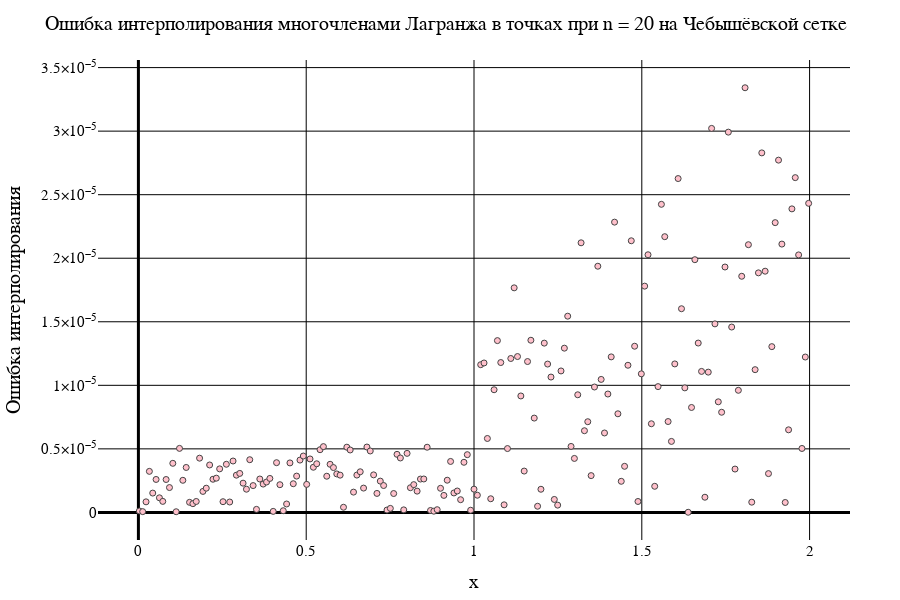

Notebook cell for this chart:
### Code cell
data2[2]

### Figure 1 — Plotly figure (JSON) as saved in the notebook; plotly's stock layout.template omitted (floating-point values rounded to 4 significant figures; data arrays with more than 128 entries replaced by an {"elided": "..."} marker saying what was removed)
{"data": [{"marker": {"color": "pink", "line": {"width": 1}, "showline": true}, "mode": "markers", "type": "scatter", "x": {"elided": "201 float values"}, "y": {"elided": "201 float values"}}], "layout": {"coloraxis": {"outlinecolor": "black"}, "font": {"color": "black", "family": "Times New Roman"}, "height": 600, "margin": {"b": 50, "l": 50, "r": 50, "t": 60}, "paper_bgcolor": "white", "plot_bgcolor": "white", "title": {"autosize": false, "font": {"color": "black", "family": "Times New Roman", "size": 20}, "paper_bgcolor": "red", "text": "Ошибка интерполирования многочленами Лагранжа в точках при n = 20 на Чебышёвской сетке"}, "width": 900, "xaxis": {"color": "black", "gridcolor": "black", "gridwidth": 1, "tickfont": {"size": 15}, "title": {"font": {"color": "black", "family": "Times New Roman", "size": 20}, "text": "x"}, "zerolinecolor": "black", "zerolinewidth": 3}, "yaxis": {"exponentformat": "power", "gridcolor": "black", "gridwidth": 1, "tickfont": {"size": 15}, "title": {"font": {"color": "black", "family": "Times New Roman", "size": 20}, "text": "Ошибка интерполирования"}, "zerolinecolor": "black", "zerolinewidth": 3}}}
